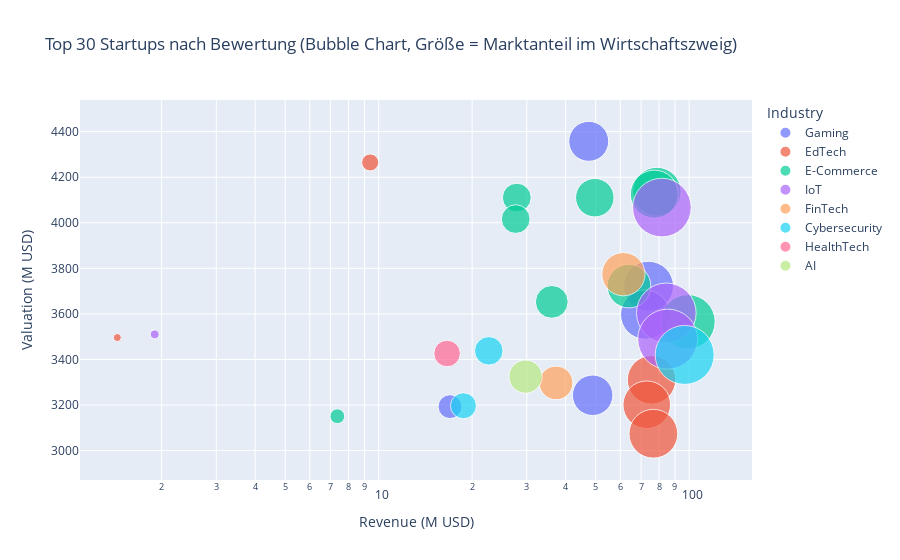

The notebook cell this image was saved under:
### Code cell
eff_df["Industry Total Revenue"] = eff_df.groupby("Industry")["Revenue (M USD)"].transform("sum")
eff_df["Industry Market Share (%)"] = (eff_df["Revenue (M USD)"] / eff_df["Industry Total Revenue"]) * 100

# Top 30 nach Bewertung, nur mit Umsatz > 0
top30 = eff_df.nlargest(30, "Valuation (M USD)")
top30 = top30[top30["Revenue (M USD)"] > 0]

# Größen-Skalierung für Bubble-Chart
sizes = top30["Industry Market Share (%)"]
sizeref = 2.0 * sizes.max() / (60.0 ** 2)  # size_max=60

fig = px.scatter(
    top30,
    x="Revenue (M USD)",
    y="Valuation (M USD)",
    size="Industry Market Share (%)",  # Bubble-Größe = Marktanteil
    color="Industry",
    hover_name="Startup Name",
    hover_data={"Industry Market Share (%)": True, "Revenue (M USD)": True, "Valuation (M USD)": True},
    log_x=True,
    size_max=60,
    title="Top 30 Startups nach Bewertung (Bubble Chart, Größe = Marktanteil im Wirtschaftszweig)"
)
fig.update_traces(marker=dict(sizeref=sizeref, sizemin=4))
fig.show()

### Figure 1 — Plotly figure (JSON) as saved in the notebook; plotly's stock layout.template omitted (floating-point values rounded to 4 significant figures)
{"data": [{"customdata": [[1.488], [2.32], [2.262], [1.533], [0.532]], "hovertemplate": "<b>%{hovertext}</b><br><br>Industry=Gaming<br>Revenue (M USD)=%{x}<br>Valuation (M USD)=%{y}<br>Industry Market Share (%)=%{customdata[0]}<extra></extra>", "hovertext": ["Startup_385", "Startup_251", "Startup_420", "Startup_342", "Startup_202"], "legendgroup": "Gaming", "marker": {"color": "#636efa", "size": [1.488, 2.32, 2.262, 1.533, 0.532], "sizemin": 4, "sizemode": "area", "sizeref": 0.001867, "symbol": "circle"}, "mode": "markers", "name": "Gaming", "orientation": "v", "showlegend": true, "type": "scatter", "x": [47.48, 73.99, 72.17, 48.89, 16.97], "xaxis": "x", "y": [4357.0, 3721.0, 3597.0, 3243.0, 3193.0], "yaxis": "y"}, {"customdata": [[0.2722], [0.04175], [2.193], [2.117], [2.223]], "hovertemplate": "<b>%{hovertext}</b><br><br>Industry=EdTech<br>Revenue (M USD)=%{x}<br>Valuation (M USD)=%{y}<br>Industry Market Share (%)=%{customdata[0]}<extra></extra>", "hovertext": ["Startup_226", "Startup_90", "Startup_2", "Startup_412", "Startup_47"], "legendgroup": "EdTech", "marker": {"color": "#EF553B", "size": [0.2722, 0.04175, 2.193, 2.117, 2.223], "sizemin": 4, "sizemode": "area", "sizeref": 0.001867, "symbol": "circle"}, "mode": "markers", "name": "EdTech", "orientation": "v", "showlegend": true, "type": "scatter", "x": [9.39, 1.44, 75.65, 73.01, 76.68], "xaxis": "x", "y": [4265.0, 3496.0, 3311.0, 3201.0, 3074.0], "yaxis": "y"}, {"customdata": [[2.192], [2.151], [0.7758], [1.384], [0.7697], [1.783], [1.006], [2.761], [0.205]], "hovertemplate": "<b>%{hovertext}</b><br><br>Industry=E-Commerce<br>Revenue (M USD)=%{x}<br>Valuation (M USD)=%{y}<br>Industry Market Share (%)=%{customdata[0]}<extra></extra>", "hovertext": ["Startup_365", "Startup_109", "Startup_398", "Startup_52", "Startup_95", "Startup_361", "Startup_274", "Startup_452", "Startup_269"], "legendgroup": "E-Commerce", "marker": {"color": "#00cc96", "size": [2.192, 2.151, 0.7758, 1.384, 0.7697, 1.783, 1.006, 2.761, 0.205], "sizemin": 4, "sizemode": "area", "sizeref": 0.001867, "symbol": "circle"}, "mode": "markers", "name": "E-Commerce", "orientation": "v", "showlegend": true, "type": "scatter", "x": [78.7, 77.21, 27.85, 49.67, 27.63, 64.0, 36.1, 99.13, 7.36], "xaxis": "x", "y": [4137.0, 4126.0, 4110.0, 4110.0, 4016.0, 3722.0, 3653.0, 3565.0, 3151.0], "yaxis": "y"}, {"customdata": [[3.219], [3.326], [0.07486], [3.36]], "hovertemplate": "<b>%{hovertext}</b><br><br>Industry=IoT<br>Revenue (M USD)=%{x}<br>Valuation (M USD)=%{y}<br>Industry Market Share (%)=%{customdata[0]}<extra></extra>", "hovertext": ["Startup_399", "Startup_391", "Startup_296", "Startup_70"], "legendgroup": "IoT", "marker": {"color": "#ab63fa", "size": [3.219, 3.326, 0.07486, 3.36], "sizemin": 4, "sizemode": "area", "sizeref": 0.001867, "symbol": "circle"}, "mode": "markers", "name": "IoT", "orientation": "v", "showlegend": true, "type": "scatter", "x": [81.69, 84.41, 1.9, 85.29], "xaxis": "x", "y": [4067.0, 3604.0, 3510.0, 3489.0], "yaxis": "y"}, {"customdata": [[1.748], [1.061]], "hovertemplate": "<b>%{hovertext}</b><br><br>Industry=FinTech<br>Revenue (M USD)=%{x}<br>Valuation (M USD)=%{y}<br>Industry Market Share (%)=%{customdata[0]}<extra></extra>", "hovertext": ["Startup_253", "Startup_180"], "legendgroup": "FinTech", "marker": {"color": "#FFA15A", "size": [1.748, 1.061], "sizemin": 4, "sizemode": "area", "sizeref": 0.001867, "symbol": "circle"}, "mode": "markers", "name": "FinTech", "orientation": "v", "showlegend": true, "type": "scatter", "x": [61.42, 37.26], "xaxis": "x", "y": [3774.0, 3297.0], "yaxis": "y"}, {"customdata": [[0.7601], [3.249], [0.6297]], "hovertemplate": "<b>%{hovertext}</b><br><br>Industry=Cybersecurity<br>Revenue (M USD)=%{x}<br>Valuation (M USD)=%{y}<br>Industry Market Share (%)=%{customdata[0]}<extra></extra>", "hovertext": ["Startup_71", "Startup_128", "Startup_186"], "legendgroup": "Cybersecurity", "marker": {"color": "#19d3f3", "size": [0.7601, 3.249, 0.6297], "sizemin": 4, "sizemode": "area", "sizeref": 0.001867, "symbol": "circle"}, "mode": "markers", "name": "Cybersecurity", "orientation": "v", "showlegend": true, "type": "scatter", "x": [22.63, 96.74, 18.75], "xaxis": "x", "y": [3438.0, 3420.0, 3197.0], "yaxis": "y"}, {"customdata": [[0.6589]], "hovertemplate": "<b>%{hovertext}</b><br><br>Industry=HealthTech<br>Revenue (M USD)=%{x}<br>Valuation (M USD)=%{y}<br>Industry Market Share (%)=%{customdata[0]}<extra></extra>", "hovertext": ["Startup_62"], "legendgroup": "HealthTech", "marker": {"color": "#FF6692", "size": [0.6589], "sizemin": 4, "sizemode": "area", "sizeref": 0.001867, "symbol": "circle"}, "mode": "markers", "name": "HealthTech", "orientation": "v", "showlegend": true, "type": "scatter", "x": [16.61], "xaxis": "x", "y": [3426.0], "yaxis": "y"}, {"customdata": [[1.031]], "hovertemplate": "<b>%{hovertext}</b><br><br>Industry=AI<br>Revenue (M USD)=%{x}<br>Valuation (M USD)=%{y}<br>Industry Market Share (%)=%{customdata[0]}<extra></extra>", "hovertext": ["Startup_233"], "legendgroup": "AI", "marker": {"color": "#B6E880", "size": [1.031], "sizemin": 4, "sizemode": "area", "sizeref": 0.001867, "symbol": "circle"}, "mode": "markers", "name": "AI", "orientation": "v", "showlegend": true, "type": "scatter", "x": [29.72], "xaxis": "x", "y": [3325.0], "yaxis": "y"}], "layout": {"legend": {"itemsizing": "constant", "title": {"text": "Industry"}, "tracegroupgap": 0}, "title": {"text": "Top 30 Startups nach Bewertung (Bubble Chart, Größe = Marktanteil im Wirtschaftszweig)"}, "xaxis": {"anchor": "y", "domain": [0, 1], "title": {"text": "Revenue (M USD)"}, "type": "log"}, "yaxis": {"anchor": "x", "domain": [0, 1], "title": {"text": "Valuation (M USD)"}}}}
